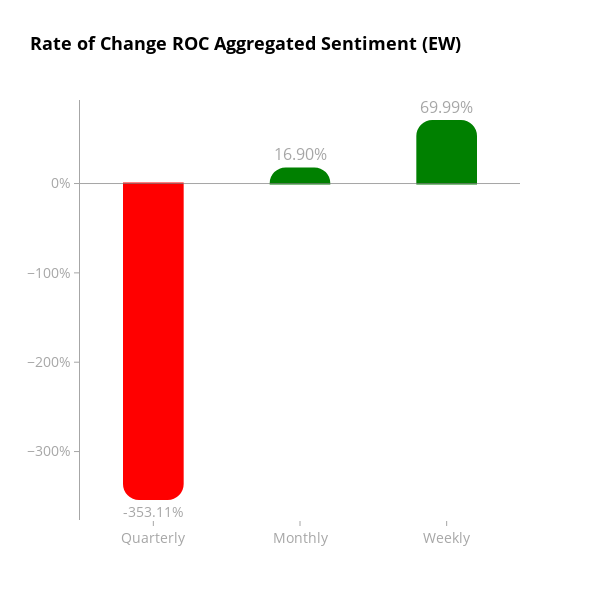

Notebook code cell kept with this figure:
### Code cell
# Call the function for aggregate indicator columns and save charts
create_bar_chart(merged_df, 'aggregate_indicator_equalweight', "ROC Aggregated Sentiment (EW)")
create_bar_chart(merged_df, 'aggregate_indicator_PCA', "ROC Aggregated Sentiment (PCA)")

### Figure 1 — Plotly figure (JSON) as saved in the notebook; plotly's stock layout.template omitted (floating-point values rounded to 4 significant figures)
{"data": [{"marker": {"color": ["red", "green", "green"], "cornerradius": 15, "line": {"color": ["red", "green", "green"], "width": 2}}, "text": ["-353.11%", "16.90%", "69.99%"], "textfont": {"color": "rgba(128, 128, 128, 0.7)", "size": 16}, "textposition": "outside", "width": 0.4, "x": ["Quarterly", "Monthly", "Weekly"], "y": [-353.1, 16.9, 69.99], "type": "bar"}], "layout": {"title": {"font": {"color": "black", "size": 18, "weight": "bold"}, "text": "Rate of Change ROC Aggregated Sentiment (EW)"}, "yaxis": {"title": {}, "ticksuffix": "%", "tickfont": {"color": "rgba(128, 128, 128, 0.7)", "size": 14}, "showgrid": false, "zeroline": false, "linecolor": "rgba(128, 128, 128, 0.7)", "showline": true, "ticks": "outside", "tickcolor": "rgba(128, 128, 128, 0.7)", "dtick": 100}, "font": {"color": "black", "size": 14}, "xaxis": {"title": {}, "tickfont": {"color": "rgba(128, 128, 128, 0.7)", "size": 14}, "showgrid": false, "zeroline": false, "showline": false, "ticks": "outside", "tickcolor": "rgba(128, 128, 128, 0.7)"}, "plot_bgcolor": "white", "paper_bgcolor": "white", "width": 600, "height": 600, "hovermode": "x unified", "bargap": 0.1, "shapes": [{"line": {"color": "rgba(128, 128, 128, 0.7)", "dash": "solid", "width": 1}, "type": "line", "x0": 0, "x1": 1, "xref": "x domain", "y0": 0, "y1": 0, "yref": "y"}]}}
